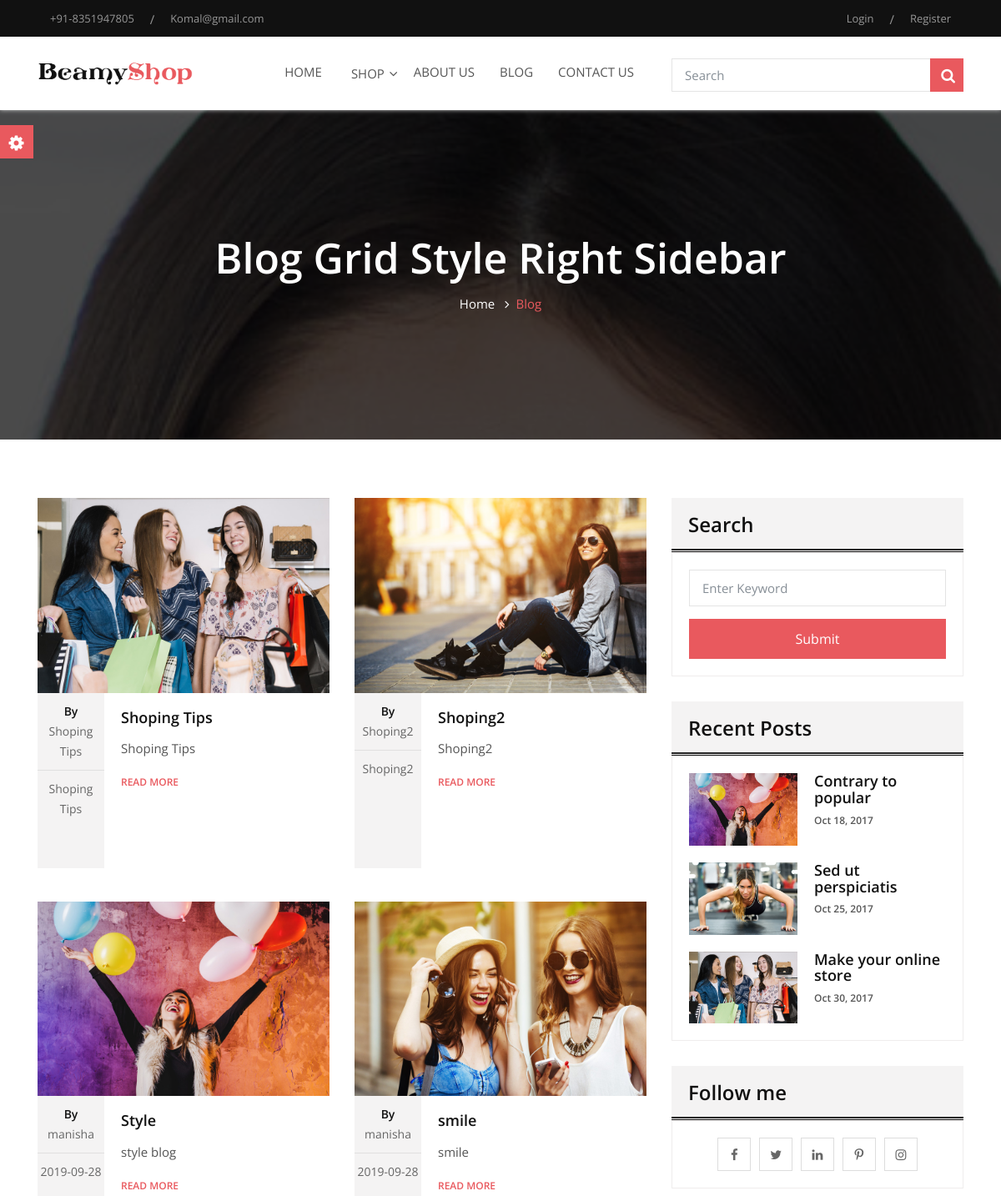
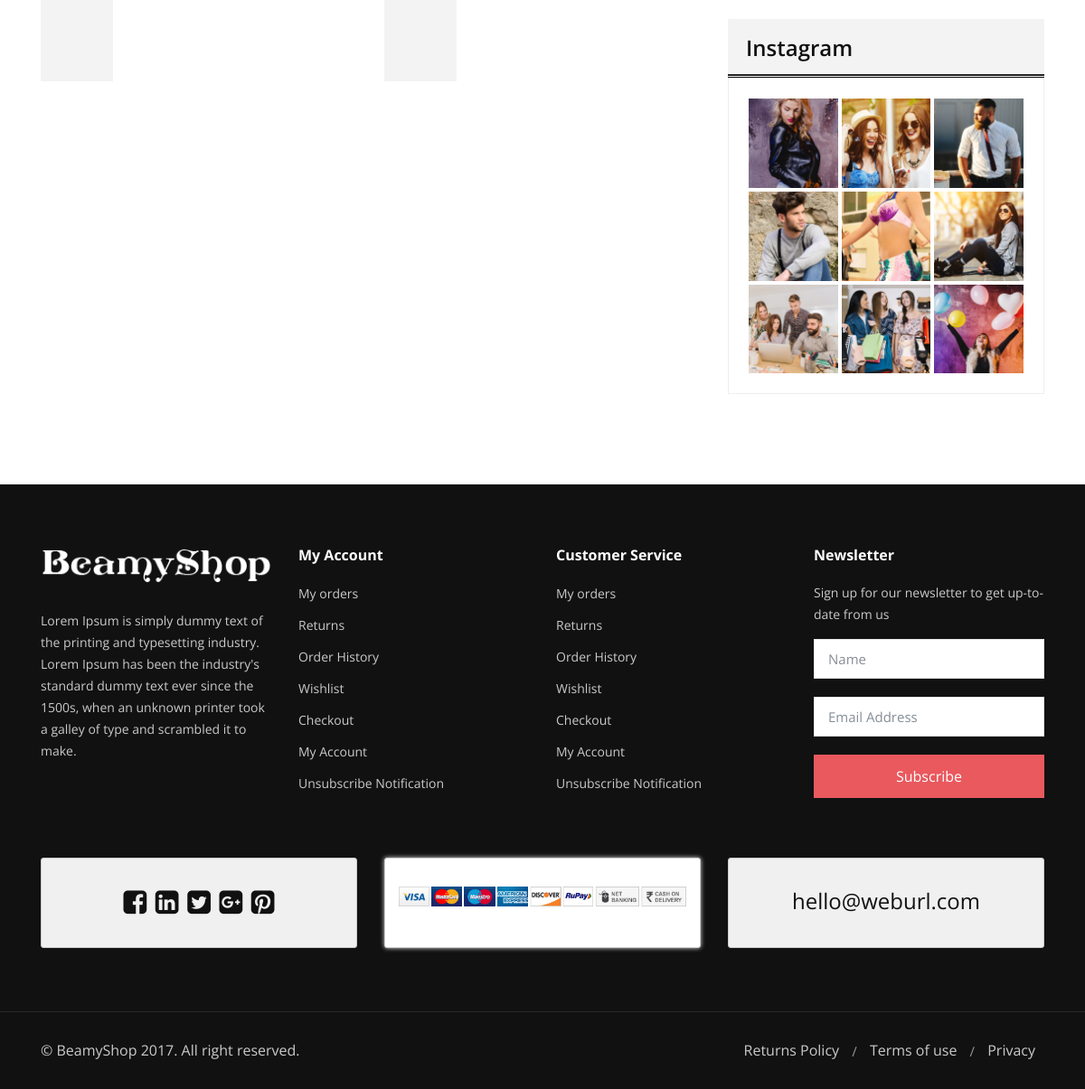
Screenshot of /blog-grid-right.php with the database file from the repository (2 pictures, top to bottom).
### tables this page shows
CREATE TABLE `logo` (
  `lid` int(11) NOT NULL,
  `ltitle` varchar(255) NOT NULL,
  `iimage` text NOT NULL
);

CREATE TABLE `blog` (
  `bid` int(11) NOT NULL,
  `btitle` varchar(255) NOT NULL,
  `bshortdiscription` varchar(255) NOT NULL,
  `blongdiscription` text NOT NULL,
  `bimage` varchar(255) NOT NULL,
  `bauthorname` varchar(255) NOT NULL,
  `bdate` varchar(255) NOT NULL
);

### blog-grid-right.php (the view)
<?php include('header.php')?>
    <section class="parallex-bg page_banner blog_banner">
      <div class="dark-overlay"></div>
      <div class="container div_zindex white-text">
        <h1>Blog Grid Style Right Sidebar</h1>
        <ol class="breadcrumb">
          <li class="breadcrumb-item"><a href="index.html">Home</a></li>
          <li class="breadcrumb-item active">Blog</li>
        </ol>
      </div>
    </section>
    <div class="section_padding blog_right_sidebar">
      <div class="container">
        <div class="row">
          <div class="col-lg-8">
            <div class="row">
<?php
$b=mysqli_query($con,"select * from  `blog`");
while($blog=mysqli_fetch_array($b))
{
?>
              <div class="col-lg-6">
                <article class="blog_wrap blog_grid_col">
                  <div class="blog_img"> <a href="">
                    <img src="admin/images/blog/<?=$blog['bimage'];?>" alt="image">
                  </a> </div>
                  <div class="blog_grid_info">
                    <div class="newsTime">
                      <span class="postName"> <span>By</span><?=$blog['bauthorname']?></span>
                      <span class="postDate"> <a href="#"><?=$blog['bdate']?></a> </span>
                    </div>
                    <div class="post_info">
                      <h5><a href="blog-detail.html"><?=$blog['btitle']?></a></h5>
                      <p class="text-justify"><?=$blog['bshortdiscription']?></p>
                      <a href="blog-detail.php?bn=<?=$blog['bid']?>" class="read-more">Read More<i class="fa fa-arrow-right" aria-hidden="true"></i></a>
                    </div>
                  </div>
                </article>
              </div>
<?php } ?>
            </div>
          </div>
          <div class="col-lg-4">
            <aside>
              <div class="module_widget aside_search">
                <div class="block_title2"> Search </div>
                <div class="module_widget_content">
                  <div class="form-group">
                    <input type="text" class="form-control" placeholder="Enter Keyword">
                    <button type="button" class="btn">Submit</button>
                  </div>
                </div>
              </div>
              <div class="module_widget aside_recent_post">
                <div class="block_title2"> Recent Posts </div>
                <div class="module_widget_content">
                  <div class="recent_post">
                    <div class="thumb_img"> <a href="#"><img src="assets/images/blog-grid-pic1.jpg" alt="image"></a> </div>
                    <div class="recent_post_info">
                      <h6>Contrary to popular</h6>
                      <p>Oct 18, 2017 </p>
                    </div>
                  </div>
                  <div class="recent_post">
                    <div class="thumb_img"> <a href="#"><img src="assets/images/blog-grid-pic2.jpg" alt="image"></a> </div>
                    <div class="recent_post_info">
                      <h6>Sed ut perspiciatis</h6>
                      <p>Oct 25, 2017 </p>
                    </div>
                  </div>
                  <div class="recent_post">
                    <div class="thumb_img"> <a href="#"><img src="assets/images/blog-grid-pic3.jpg" alt="image"></a> </div>
                    <div class="recent_post_info">
                      <h6>Make your online store</h6>
                      <p>Oct 30, 2017 </p>
                    </div>
                  </div>
                </div>
              </div>
              <div class="module_widget aside_social">
                <div class="block_title2"> Follow me </div>
                <div class="module_widget_content">
                  <ul class="social_group_style">
                    <li><a href="#"><i class="fa fa-facebook" aria-hidden="true"></i></a> </li>
                    <li><a href="#"><i class="fa fa-twitter" aria-hidden="true"></i></a> </li>
                    <li><a href="#"><i class="fa fa-linkedin" aria-hidden="true"></i></a> </li>
                    <li><a href="#"><i class="fa fa-pinterest-p" aria-hidden="true"></i></a> </li>
                    <li><a href="#"><i class="fa fa-instagram" aria-hidden="true"></i></a> </li>
                  </ul>
                </div>
              </div>
              <div class="module_widget instagrame">
                <div class="block_title2"> Instagram </div>
                <div class="module_widget_content">
                  <ul>
                    <li><a href="#"><img src="assets/images/insta_pic1.jpg" alt="image"></a></li>
                    <li><a href="#"><img src="assets/images/insta_pic2.jpg" alt="image"></a></li>
                    <li><a href="#"><img src="assets/images/insta_pic3.jpg" alt="image"></a></li>
                    <li><a href="#"><img src="assets/images/insta_pic4.jpg" alt="image"></a></li>
                    <li><a href="#"><img src="assets/images/insta_pic5.jpg" alt="image"></a></li>
                    <li><a href="#"><img src="assets/images/insta_pic6.jpg" alt="image"></a></li>
                    <li><a href="#"><img src="assets/images/insta_pic7.jpg" alt="image"></a></li>
                    <li><a href="#"><img src="assets/images/insta_pic8.jpg" alt="image"></a></li>
                    <li><a href="#"><img src="assets/images/insta_pic9.jpg" alt="image"></a></li>
                  </ul>
                </div>
              </div>
            </aside>
          </div>
        </div>
      </div>
    </div>
    <?php include('footer.php'); ?>

### header.php (shortened to what this page needs)
<?php include("database.php"); ?>
<!DOCTYPE HTML>
<html lang="en">
  <head>
    <link href="assets/css/font-awesome.min.css" rel="stylesheet">
    <link rel="stylesheet" href="assets/css/bootstrap.css" type="text/css">
    <link rel="stylesheet" href="assets/css/animate.css" type="text/css">
    <link rel="stylesheet" href="assets/css/owl.carousel.css" type="text/css">
    <link rel="stylesheet" href="assets/css/flexslider.css" type="text/css">
    <link rel="stylesheet" href="assets/css/style.css" type="text/css">
    <link rel="stylesheet" href="assets/css/media-responsive.css" type="text/css">
    <link rel="stylesheet" id="switcher-css" type="text/css" href="assets/switcher/css/switcher.css" media="all"/>
    <link rel="alternate stylesheet" type="text/css" href="assets/switcher/css/light-red.css" title="light-red" media="all" data-default-color="true"/>
    <link rel="alternate stylesheet" type="text/css" href="assets/switcher/css/blue.css" title="blue" media="all"  />
    <link rel="alternate stylesheet" type="text/css" href="assets/switcher/css/pink.css" title="pink" media="all"/>
    <link rel="alternate stylesheet" type="text/css" href="assets/switcher/css/orange.css" title="orange" media="all" />
    <link rel="alternate stylesheet" type="text/css" href="assets/switcher/css/green.css" title="green" media="all" />
    <link rel="alternate stylesheet" type="text/css" href="assets/switcher/css/red.css" title="red" media="all" />
    <link rel="alternate stylesheet" type="text/css" href="assets/switcher/css/purple.css" title="purple" media="all" />
  </head>
  <body>
    <div class="switcher-wrapper">
      <div class="demo_changer">
        <div class="demo-icon customBgColor"><i class="fa fa-cog fa-spin fa-2x"></i></div>
        <div class="form_holder">
          <div class="row">
            <div class="col-lg-12">
            </div>
          </div>
        </div>
      </div>
    </div>
    <header class="header header_style1">
      <div class="secondary_bg top_bar">
        <div class="container">
          <div class="row">
            <div class="col-lg-6 col-md-6">
              <div class="top_left_menu">
                <ul>
                  <li><a href="contact-1.html">+91-8351947805</a></li>
                  <li class="divider_line">/</li>
                  <li><a href="#">Komal@gmail.com</a></li>
                </ul>
              </div>
            </div>
            <div class="col-lg-6 col-md-6">
              <div class="top_right_menu pull-right">
                <ul class="login_register">
                  <?php
                if(@$_SESSION['ses']=="abc123")
                {
                  echo '<li><a href="logout.php" data-toggle="model" data-target="">Log-out</a></li>';
                 } else{?>
                  <li><a href="#" data-toggle="modal" data-target="#login">Login</a></li>
                <?php } ?>
                  <li class="divider_line">/</li>
                  <li><a href="#" data-toggle="modal" data-target="#register"> Register</a></li>
                </ul>
              </div>
            </div>
          </div>
        </div>
      </div>
      <div class="top_menu">
        <div class="container">
          <div class="row">
            <div class="col-lg-8">
              <nav class="navbar navbar-expand-lg navbar-light bg-light">
                <div class="logo"> <a class="navbar-brand" href="index.php">
<?php
$ab=mysqli_query($con,"select * from `logo`");
$abc=mysqli_fetch_array($ab);
?>
<img src="admin/images/logo/<?=$abc['iimage'];?>" alt="image">
                </a> </div>
                <div class="collapse navbar-collapse" id="navbarSupportedContent">
                  <ul class="navbar-nav mr-auto">
                    <li class="active"><a class="dropdown-item" href="index.php">HOME</a></li>
                    <li class="nav-item dropdown">
                      <a class="nav-link dropdown-toggle" href="index.php" id="navbarDropdownMenuPage" data-toggle="dropdown" aria-haspopup="true" aria-expanded="false">Shop</a> <span class="arrow"></span>
                    </li>
                    <li><a class="dropdown-item" href="about-us.php">ABOUT US</a></li>
                    <li><a class="dropdown-item" href="blog-grid-right.php">BLOG</a></li>
                    <li><a class="dropdown-item" href="contact.php">CONTACT US</a></li>
                  </ul>
                </div>
              </nav>
            </div>
            <div class="col-lg-4">
              <div class="top_search">
                <form>
                  <div class="form-group">
                    <input type="text" class="form-control" placeholder="Search">
                    <button type="submit" class="btn search-btn"><i class="fa fa-search" aria-hidden="true"></i></button>
                  </div>
                </form>
              </div>
            </div>
          </div>
        </div>
      </div>
    </header>

### rows the page displays
logo: iimage (picture)
blog: bimage (picture), bauthorname "Shoping Tips", bdate "Shoping Tips", btitle "Shoping Tips", bshortdiscription "Shoping Tips"
blog: bimage (picture), bauthorname "Shoping2", bdate "Shoping2", btitle "Shoping2", bshortdiscription "Shoping2"
blog: bimage (picture), bauthorname "manisha", bdate "2019-09-28", btitle "Style", bshortdiscription "style blog"
blog: bimage (picture), bauthorname "manisha", bdate "2019-09-28", btitle "smile", bshortdiscription "smile"
